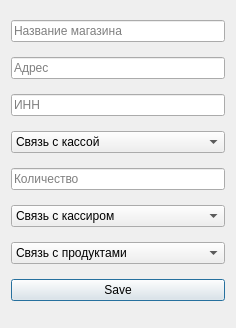
<?xml version="1.0" encoding="UTF-8"?>
<ui version="4.0">
 <class>receipt</class>
 <widget class="QDialog" name="receipt">
  <property name="geometry">
   <rect>
    <x>0</x>
    <y>0</y>
    <width>236</width>
    <height>328</height>
   </rect>
  </property>
  <property name="windowTitle">
   <string>Dialog</string>
  </property>
  <layout class="QVBoxLayout" name="verticalLayout">
   <item>
    <widget class="QLineEdit" name="shop_name">
     <property name="placeholderText">
      <string>Название магазина</string>
     </property>
    </widget>
   </item>
   <item>
    <widget class="QLineEdit" name="address">
     <property name="placeholderText">
      <string>Адрес</string>
     </property>
    </widget>
   </item>
   <item>
    <widget class="QLineEdit" name="inn">
     <property name="placeholderText">
      <string>ИНН</string>
     </property>
    </widget>
   </item>
   <item>
    <widget class="QComboBox" name="id_cashbox">
     <item>
      <property name="text">
       <string>Связь с кассой</string>
      </property>
     </item>
    </widget>
   </item>
   <item>
    <widget class="QLineEdit" name="quantity">
     <property name="placeholderText">
      <string>Количество</string>
     </property>
    </widget>
   </item>
   <item>
    <widget class="QComboBox" name="id_cashier">
     <item>
      <property name="text">
       <string>Связь с кассиром</string>
      </property>
     </item>
    </widget>
   </item>
   <item>
    <widget class="QComboBox" name="id_product">
     <item>
      <property name="text">
       <string>Связь с продуктами</string>
      </property>
     </item>
    </widget>
   </item>
   <item>
    <widget class="QPushButton" name="Save">
     <property name="text">
      <string>Save</string>
     </property>
    </widget>
   </item>
  </layout>
 </widget>
 <resources/>
 <connections/>
</ui>
